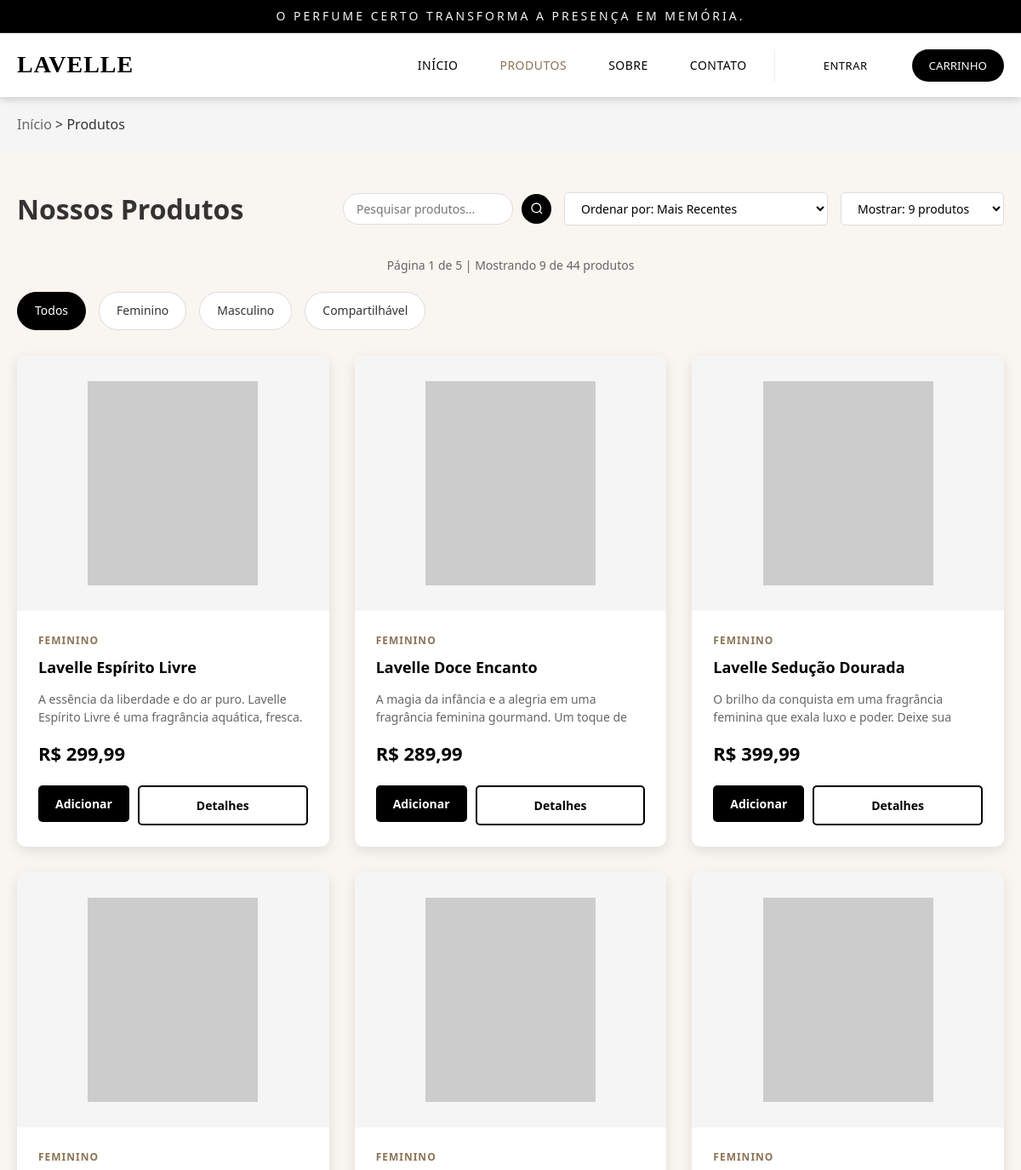
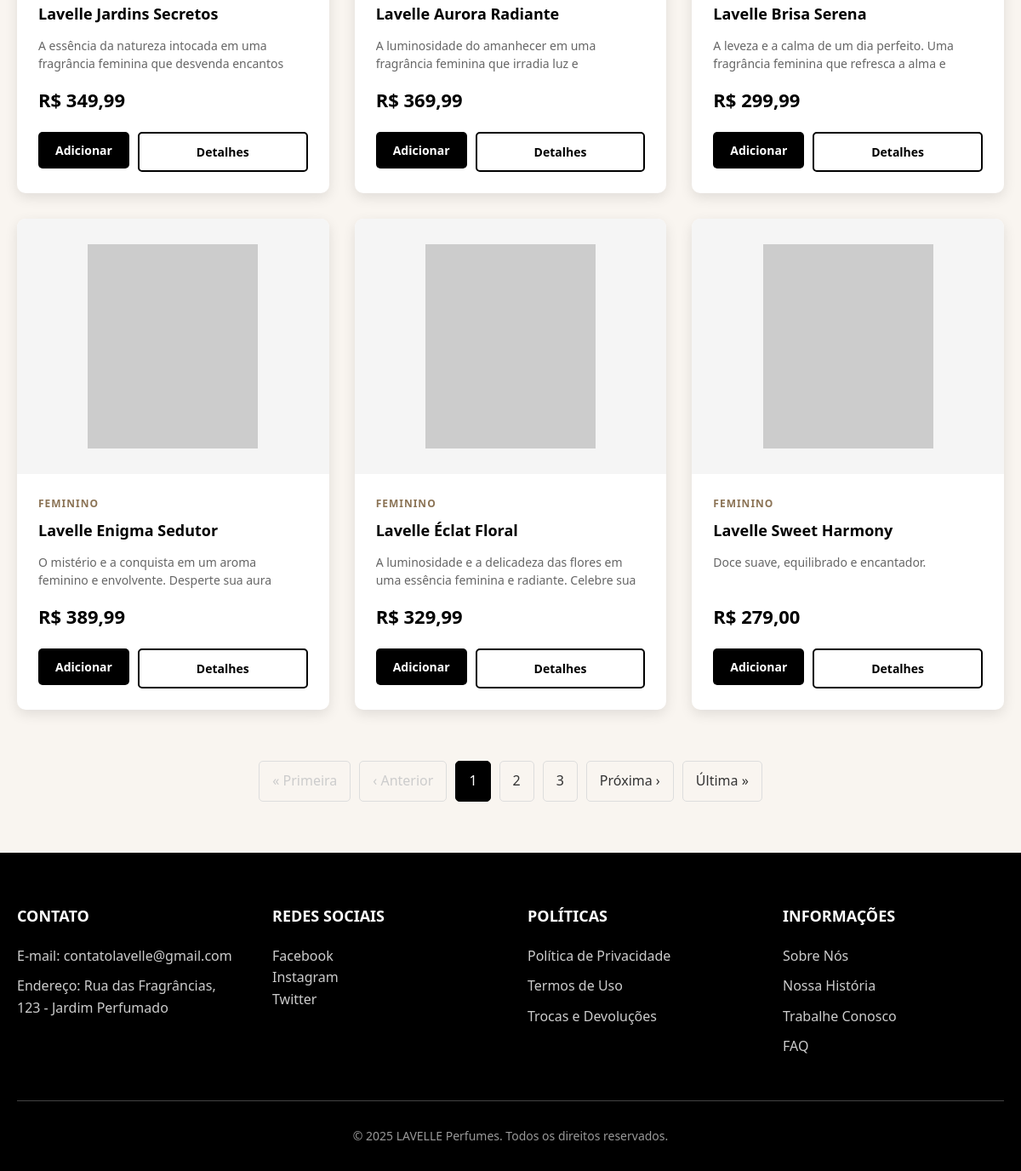
The app's page /paginaprodutos.php with its own data (2 pictures, top to bottom).
### tables this page shows
CREATE TABLE `produtos` (
  `id` int(11) NOT NULL,
  `nome` varchar(255) NOT NULL,
  `descricao` text DEFAULT NULL,
  `descricao_breve` varchar(255) DEFAULT NULL,
  `descricao_longa` text DEFAULT NULL,
  `preco` decimal(10,2) NOT NULL,
  `imagem` varchar(500) DEFAULT NULL,
  `created_at` timestamp NOT NULL DEFAULT current_timestamp(),
  `updated_at` timestamp NOT NULL DEFAULT current_timestamp() ON UPDATE current_timestamp(),
  `categoria` varchar(50) DEFAULT 'Compartilhável',
  `notas_saida` varchar(255) DEFAULT NULL,
  `notas_coracao` varchar(255) DEFAULT NULL,
  `notas_fundo` varchar(255) DEFAULT NULL
);

### paginaprodutos.php (the view, shortened to what this page needs)
<?php
$categoria_filtro = isset($_GET['categoria']) ? $_GET['categoria'] : 'Todos';
$ordenar_por = isset($_GET['ordenar']) ? $_GET['ordenar'] : 'recent';
$produtos_por_pagina = isset($_GET['mostrar']) ? (int)$_GET['mostrar'] : 9;
$produtos = [];
try {
    $database = new PDO("mysql:host=localhost;dbname=lavelle_perfumes", "root", "");
    $database->setAttribute(PDO::ATTR_ERRMODE, PDO::ERRMODE_EXCEPTION);
    $query = "SELECT id, nome, descricao_breve, descricao_longa, preco, imagem, categoria, notas_saida, notas_coracao, notas_fundo, created_at FROM produtos";
    switch($ordenar_por) {
        case 'recent':
        default:
            $query .= " ORDER BY created_at DESC";
            break;
    }
    $stmt = $database->prepare($query);
    $stmt->execute();
    $produtos_db = $stmt->fetchAll(PDO::FETCH_ASSOC);
    foreach($produtos_db as $produto_db) {
        $notas = [];
        if (!empty($produto_db['notas_saida'])) {
            $notas[] = "Notas de Saída: " . $produto_db['notas_saida'];
        }
        if (!empty($produto_db['notas_coracao'])) {
            $notas[] = "Notas de Coração: " . $produto_db['notas_coracao'];
        }
        if (!empty($produto_db['notas_fundo'])) {
            $notas[] = "Notas de Fundo: " . $produto_db['notas_fundo'];
        }
        if (empty($notas)) {
            $notas = [
                "Notas de Saída: Bergamota, Laranja",
                "Notas de Coração: Jasmim, Rosa, Íris",
                "Notas de Fundo: Baunilha, Âmbar, Musk"
            ];
        }
        $produtos[] = [
            "id" => $produto_db['id'],
            "nome" => $produto_db['nome'],
            "categoria" => $produto_db['categoria'] ?? 'Compartilhável',
            "preco" => floatval($produto_db['preco']),
            "preco_formatado" => "R$ " . number_format($produto_db['preco'], 2, ',', '.'),
            "descricao" => $produto_db['descricao_breve'] ?? $produto_db['descricao_longa'] ?? 'Descrição não disponível',
            "descricao_longa" => $produto_db['descricao_longa'] ?? $produto_db['descricao_breve'] ?? 'Descrição detalhada não disponível',
            "notas" => $notas,
            "notas_saida" => $produto_db['notas_saida'] ?? '',
            "notas_coracao" => $produto_db['notas_coracao'] ?? '',
            "notas_fundo" => $produto_db['notas_fundo'] ?? '',
            "badge" => "",
            "badge_class" => "",
            "imagem" => $produto_db['imagem'],
            "created_at" => $produto_db['created_at']
        ];
    }
} catch(PDOException $e) {
    $produtos = [
        [
            "id" => 1,
            "nome" => "Lavelle Aureum",
            "categoria" => "Feminino",
            "preco" => 299.90,
            "preco_formatado" => "R$ 299,90",
            "descricao" => "Fragrância floral intensa com notas de jasmim e baunilha. Perfeita para ocasiões especiais.",
            "descricao_longa" => "A fragrância Lavelle Aureum é uma fragrância sofisticada que combina notas florais intensas com um toque sensual de baunilha. Desenvolvida para mulheres que buscam elegância e sofisticação, esta fragrância possui excelente fixação e projeção moderada, ideal para uso noturno e ocasiões especiais. Com uma duração de até 8 horas na pele, é a escolha perfeita para eventos formais e encontros românticos.",
            "notas" => [
                "Notas de Saída: Bergamota, Laranja",
                "Notas de Coração: Jasmim, Rosa, Íris",
                "Notas de Fundo: Baunilha, Âmbar, Musk"
            ],
            "notas_saida" => "Bergamota, Laranja",
            "notas_coracao" => "Jasmim, Rosa, Íris",
            "notas_fundo" => "Baunilha, Âmbar, Musk",
            "badge" => "Novo",
            "badge_class" => "new",
            "imagem" => "lavelleaureum.jpg",
            "created_at" => date('Y-m-d H:i:s')
        ],
        [
            "id" => 2,
            "nome" => "Lavelle Intense Noir",
            "categoria" => "Masculino",
            "preco" => 349.90,
            "preco_formatado" => "R$ 349,90",
            "descricao" => "Perfume amadeirado com notas de sândalo e âmbar para o homem moderno.",
            "descricao_longa" => "Intense Noir é uma fragrância masculina que transmite confiança e sofisticação. Com notas amadeiradas e especiarias, é perfeita para o homem contemporâneo que valoriza qualidade e personalidade. Desenvolvido com ingredientes selecionados, oferece duração excepcional e um aroma marcante que evolui ao longo do dia.",
            "notas" => [
                "Notas de Saída: Cardamomo, Pimenta Preta",
                "Notas de Coração: Cedro, Sândalo",
                "Notas de Fundo: Âmbar, Couro, Musk"
            ],
            "notas_saida" => "Cardamomo, Pimenta Preta",
            "notas_coracao" => "Cedro, Sândalo",
            "notas_fundo" => "Âmbar, Couro, Musk",
            "badge" => "",
            "badge_class" => "",
            "imagem" => "intense.png",
            "created_at" => date('Y-m-d H:i:s', strtotime('-1 day'))
        ],
        [
            "id" => 3,
            "nome" => "Lavelle Rose Sublime",
            "categoria" => "Feminino",
            "preco" => 279.90,
            "preco_formatado" => "R$ 279,90",
            "descricao" => "Fragrância cítrica e fresca para o dia a dia, com notas vibrantes e energizantes.",
            "descricao_longa" => "Lavelle Rose Sublime é a escolha perfeita para o dia a dia. Suas notas cítricas e frescas proporcionam uma sensação de limpeza e energia, ideal para mulheres ativas e modernas. Com uma combinação equilibrada de frutas cítricas e florais suaves, esta fragrância é versátil e adequada para qualquer ocasião.",
            "notas" => [
                "Notas de Saída: Limão Siciliano, Bergamota",
                "Notas de Coração: Neroli, Lírio do Vale",
                "Notas de Fundo: Musk Branco, Almíscar"
            ],
            "notas_saida" => "Limão Siciliano, Bergamota",
            "notas_coracao" => "Neroli, Lírio do Vale",
            "notas_fundo" => "Musk Branco, Almíscar",
            "badge" => "Mais Vendido",
            "badge_class" => "bestseller",
            "imagem" => "Lavelle Rose Sublime.jpg",
            "created_at" => date('Y-m-d H:i:s', strtotime('-2 days'))
        ]
    ];
}
$categorias = [
    "Todos",
    "Feminino",
    "Masculino",
    "Compartilhável",
];
$total_produtos = count($produtos);
$total_paginas = ceil($total_produtos / $produtos_por_pagina);
$pagina_atual = isset($_GET['pagina']) ? (int)$_GET['pagina'] : 1;
$inicio = ($pagina_atual - 1) * $produtos_por_pagina;
$produtos_pagina = array_slice($produtos, $inicio, $produtos_por_pagina);
function getProdutoImagem($produto) {
    return "https://via.placeholder.com/250x300/f5f5f5/333?text=" . urlencode($produto['nome']);
}
function buildUrl($params = []) {
    $current_params = $_GET;
    foreach ($params as $key => $value) {
        $current_params[$key] = $value;
    }
    return $_SERVER['PHP_SELF'] . '?' . http_build_query($current_params);
}
?>
<!DOCTYPE html>
<html lang="pt-BR">
<head>
</head>
<body>
     <div class="header-banner">
        <h1>O perfume certo transforma a presença em memória.</h1>
    </div>
    <header>
      <?php include 'header3.php'; ?>
    </header>
    <div class="breadcrumb">
        <div class="container">
            <a href="index.php">Início</a> > <span>Produtos</span>
        </div>
    </div>
    <div class="container">
        <div class="products-header">
            <h1>Nossos Produtos</h1>
            <div class="filters">
                <div class="search-bar">
                    <form method="GET" action="" style="display: flex; gap: 10px; align-items: center;">
                        <input type="text" name="pesquisa" placeholder="Pesquisar produtos..."
                               value="<?php echo isset($_GET['pesquisa']) ? htmlspecialchars($_GET['pesquisa']) : ''; ?>"
                               class="search-input">
                        <button type="submit" class="search-btn">
                            <svg width="16" height="16" viewBox="0 0 24 24" fill="none" stroke="currentColor" stroke-width="2">
                                <circle cx="11" cy="11" r="8"></circle>
                                <path d="m21 21-4.3-4.3"></path>
                            </svg>
                        </button>
                    </form>
                </div>
                <form method="GET" action="" id="sort-form" style="display: inline;">
                    <select class="filter-select" name="ordenar" onchange="this.form.submit()">
                        <option value="recent" <?php echo $ordenar_por == 'recent' ? 'selected' : ''; ?>>Ordenar por: Mais Recentes</option>
                    </select>
                </form>
                <form method="GET" action="" id="show-form" style="display: inline;">
                    <select class="filter-select" name="mostrar" onchange="this.form.submit()">
                        <option value="9" <?php echo $produtos_por_pagina == 9 ? 'selected' : ''; ?>>Mostrar: 9 produtos</option>
                    </select>
                </form>
            </div>
        </div>
        <div class="page-info">
            Página <?php echo $pagina_atual; ?> de <?php echo $total_paginas; ?>
            | Mostrando <?php echo count($produtos_pagina); ?> de <?php echo $total_produtos; ?> produtos
        </div>
        <div class="categories">
            <?php foreach($categorias as $categoria): ?>
                <a href="<?php echo buildUrl(['categoria' => $categoria, 'pagina' => 1]); ?>"
                   class="category-btn <?php echo $categoria == $categoria_filtro ? 'active' : ''; ?>"
                   data-category="<?php echo $categoria; ?>">
                    <?php echo $categoria; ?>
                </a>
            <?php endforeach; ?>
        </div>
        <div class="products-grid" id="products-container">
            <?php if (count($produtos_pagina) > 0): ?>
                <?php foreach($produtos_pagina as $produto): ?>
                <div class="product-card" data-category="<?php echo $produto['categoria']; ?>" data-price="<?php echo $produto['preco']; ?>">
                    <div class="product-img">
                        <img src="<?php echo getProdutoImagem($produto); ?>" alt="<?php echo $produto['nome']; ?>">
                    </div>
                    <div class="product-info">
                        <div class="product-category"><?php echo $produto['categoria']; ?></div>
                        <h3 class="product-name"><?php echo $produto['nome']; ?></h3>
                        <p class="product-description"><?php echo $produto['descricao']; ?></p>
                        <div class="product-price"><?php echo $produto['preco_formatado']; ?></div>
                        <div class="product-actions">
                            <form method="POST" style="display: inline; margin: 0;">
                                <button type="submit" name="adicionar_carrinho" class="btn">
                                    Adicionar
                                </button>
                                </form>
                            <button class="btn btn-outline" onclick="openProductModal(<?php echo $produto['id']; ?>)">Detalhes</button>
                        </div>
                    </div>
                </div>
                <?php endforeach; ?>
            <?php endif; ?>
        </div>
        <?php if ($total_paginas > 1): ?>
        <div class="pagination">
            <?php if ($pagina_atual > 1): ?>
                <a href="<?php echo buildUrl(['pagina' => 1]); ?>">&laquo; Primeira</a>
                <a href="<?php echo buildUrl(['pagina' => $pagina_atual - 1]); ?>">&lsaquo; Anterior</a>
            <?php else: ?>
                <span class="disabled">&laquo; Primeira</span>
                <span class="disabled">&lsaquo; Anterior</span>
            <?php endif; ?>
            <?php
            $inicio_paginas = max(1, $pagina_atual - 2);
            $fim_paginas = min($total_paginas, $pagina_atual + 2);
            for ($i = $inicio_paginas; $i <= $fim_paginas; $i++):
                if ($i == $pagina_atual): ?>
                    <span class="current"><?php echo $i; ?></span>
                <?php else: ?>
                    <a href="<?php echo buildUrl(['pagina' => $i]); ?>"><?php echo $i; ?></a>
                <?php endif;
            endfor; ?>
            <?php if ($pagina_atual < $total_paginas): ?>
                <a href="<?php echo buildUrl(['pagina' => $pagina_atual + 1]); ?>">Próxima &rsaquo;</a>
                <a href="<?php echo buildUrl(['pagina' => $total_paginas]); ?>">Última &raquo;</a>
            <?php else: ?>
                <span class="disabled">Próxima &rsaquo;</span>
                <span class="disabled">Última &raquo;</span>
            <?php endif; ?>
        </div>
        <?php endif; ?>
    </div>
    <footer>
     <?php include 'footer.php'; ?>
</body>
</html>

### records on screen
produtos: categoria "FEMININO", nome "Lavelle Espírito Livre", descricao_breve "A essência da liberdade e do ar puro. Lavelle Espírito Livre é uma fragrância aquática, fresca.", preco_formatado "R$ 299,99"
produtos: categoria "FEMININO", nome "Lavelle Doce Encanto", descricao_breve "A magia da infância e a alegria em uma fragrância feminina gourmand. Um toque de…", preco_formatado "R$ 289,99"
produtos: categoria "FEMININO", nome "Lavelle Sedução Dourada", descricao_breve "O brilho da conquista em uma fragrância feminina que exala luxo e poder. Deixe sua…", preco_formatado "R$ 399,99"
produtos: categoria "FEMININO", nome "Lavelle Jardins Secretos", descricao_breve "A essência da natureza intocada em uma fragrância feminina que desvenda encantos…", preco_formatado "R$ 349,99"
produtos: categoria "FEMININO", nome "Lavelle Aurora Radiante", descricao_breve "A luminosidade do amanhecer em uma fragrância feminina que irradia luz e…", preco_formatado "R$ 369,99"
produtos: categoria "FEMININO", nome "Lavelle Brisa Serena", descricao_breve "A leveza e a calma de um dia perfeito. Uma fragrância feminina que refresca a alma e…", preco_formatado "R$ 299,99"
produtos: categoria "FEMININO", nome "Lavelle Enigma Sedutor", descricao_breve "O mistério e a conquista em um aroma feminino e envolvente. Desperte sua aura…", preco_formatado "R$ 389,99"
produtos: categoria "FEMININO", nome "Lavelle Éclat Floral", descricao_breve "A luminosidade e a delicadeza das flores em uma essência feminina e radiante. Celebre sua…", preco_formatado "R$ 329,99"
produtos: categoria "FEMININO", nome "Lavelle Sweet Harmony", descricao_breve "Doce suave, equilibrado e encantador.", preco_formatado "R$ 279,00"

### other values on screen
$empresa "LAVELLE"
$pagina_atual "1"
$total_paginas "5"
count($produtos_pagina) "9"
$total_produtos "44"
$categoria "Todos"
$categoria "Feminino"
$categoria "Masculino"
$categoria "Compartilhável"
